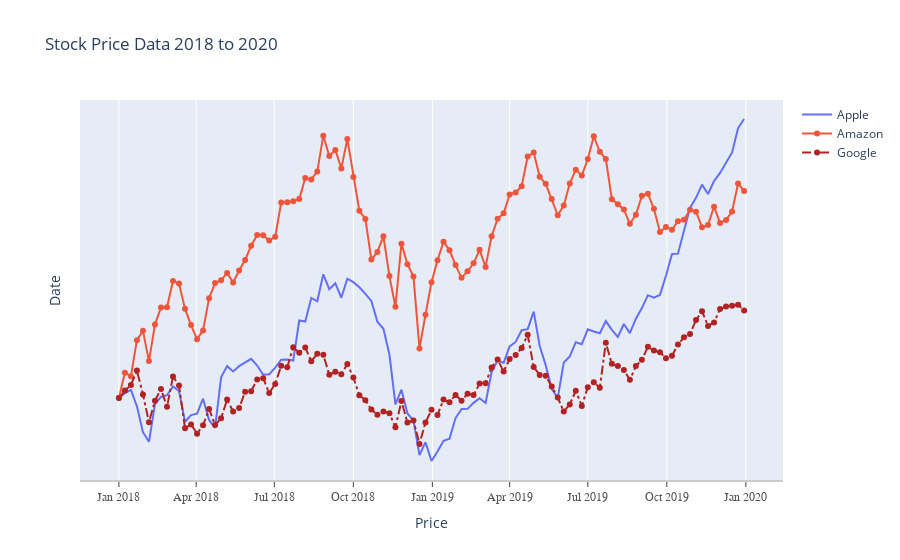

The notebook cell saved with this chart:
### Code cell
# additional styling
fig.update_layout(
    xaxis=dict(showline=True, showgrid=True, showticklabels=True, 
               linecolor='rgb(204, 204, 204)', linewidth=2,
               ticks='outside', tickfont=dict(family='Arial', size=12, color='rgb(82, 82, 82)'),),
    
    yaxis=dict(showgrid=False, zeroline=False, showline=False, showticklabels=False)
)
